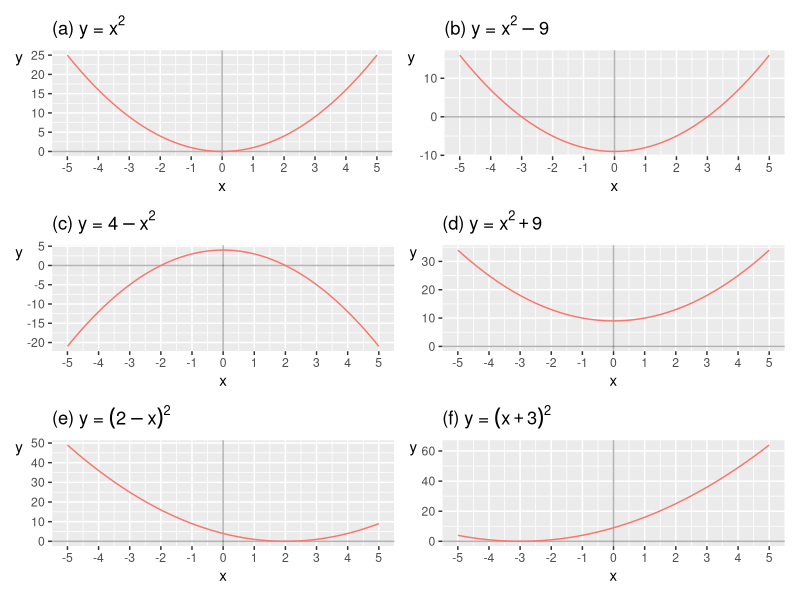
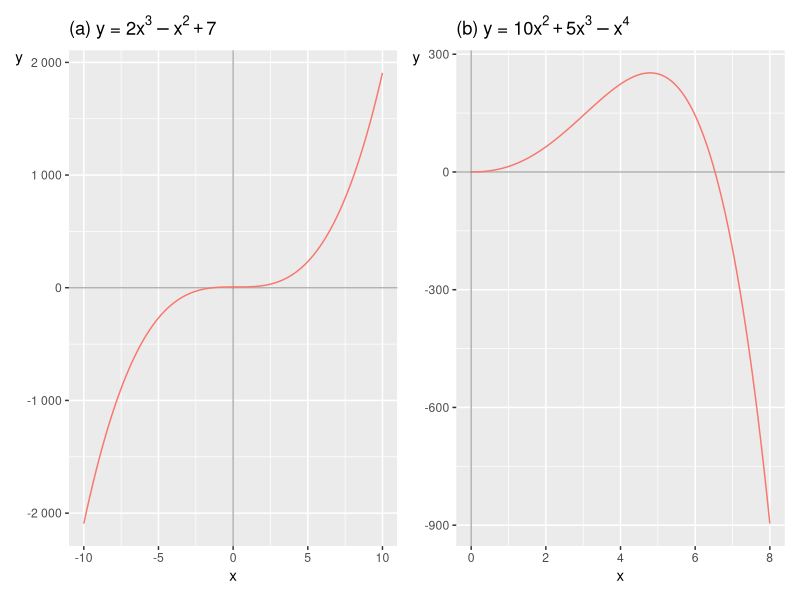
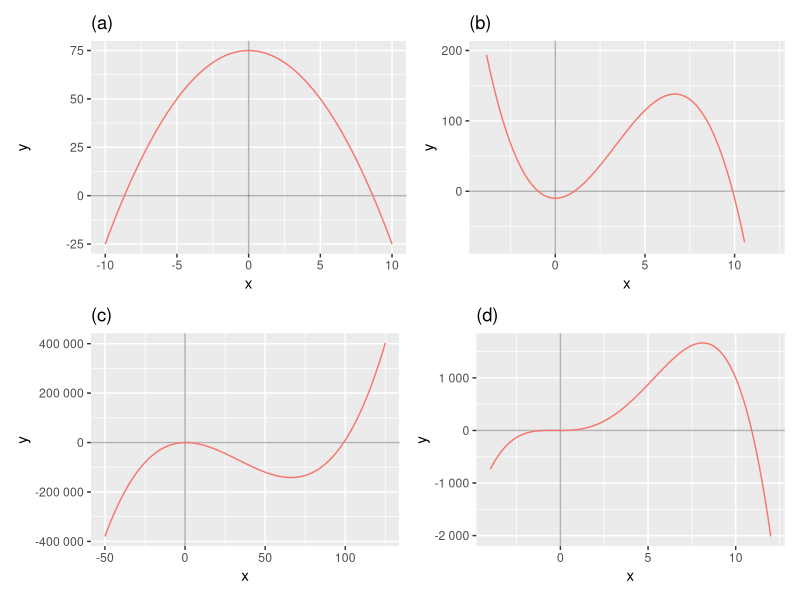

Reproduce these figures in R, in order.
## ---- chunk 1
knitr::opts_chunk$set(echo = FALSE, warning = FALSE, message = FALSE, fig.align = "left")
## ---- chunk 2
library("tidyverse")
library("patchwork")
the_g6 <- ggplot(tibble(x=-5:5), aes(x)) +
  geom_vline(xintercept=0, alpha=.3) +
  geom_hline(yintercept=0, alpha=.3) +
  scale_x_continuous(breaks=-5:5)
th6 <- theme(axis.title.y=element_text(angle=0), text=element_text(size=11))

g_x2_a <- the_g6 + geom_function(fun=function(x) x^2, color="#F8766D") + ggtitle(bquote("(a) y ="~x^2)) + th6
g_x2_b <- the_g6 + geom_function(fun=function(x) x^2-9, color="#F8766D") + ggtitle(bquote("(b) y ="~x^2-9)) + th6
g_x2_c <- the_g6 + geom_function(fun=function(x) 4-x^2, color="#F8766D") + ggtitle(bquote("(c) y ="~4-x^2)) + th6
g_x2_d <- the_g6 + geom_function(fun=function(x) x^2+9, color="#F8766D") + ggtitle(bquote("(d) y ="~x^2+9)) + th6
g_x2_e <- the_g6 + geom_function(fun=function(x) (2-x)^2, color="#F8766D") + ggtitle(bquote("(e) y ="~(2-x)^2)) + th6
g_x2_f <- the_g6 + geom_function(fun=function(x) (x+3)^2, color="#F8766D") + ggtitle(bquote("(f) y ="~(x+3)^2)) + th6

g_x2_plots <- (g_x2_a + g_x2_b) / (g_x2_c + g_x2_d) / (g_x2_e + g_x2_f)
print(g_x2_plots)
## ---- chunk 3
p6b <- ggplot(tibble(x=-10:10), aes(x)) +
  geom_vline(xintercept=0, alpha=.3) +
  geom_hline(yintercept=0, alpha=.3) +
  theme(axis.title.y=element_text(angle=0), text=element_text(size=11)) +
  scale_y_continuous(labels=function(x) format(x, big.mark=" ", scientific=FALSE))

g_poly_1 <- p6b + geom_function(fun=function(x) 2*x^3-x^2+7, color="#F8766D") +
  labs(title=bquote("(a) y ="~2*x^3-x^2+7))
g_poly_2 <- p6b + geom_function(fun=function(x) 10*x^2+5*x^3-x^4, color="#F8766D") +
  xlim(0,8) +
  labs(title=bquote("(b) y ="~10*x^2+5*x^3-x^4))

gpoly <- g_poly_1 + g_poly_2
print(gpoly)
## ---- chunk 4
p6a <- ggplot(tibble(x=0:10), aes(x)) +
  geom_vline(xintercept=0, alpha=.3) +
  geom_hline(yintercept=0, alpha=.3) +
  scale_y_continuous(labels=function(x) format(x, big.mark=" ", scientific=FALSE))

gx2a6 <- p6a + geom_function(fun=function(x) 75-x^2, color="#F8766D") + xlim(-10,10) + labs(title="(a)")
gx2b6 <- p6a + geom_function(fun=function(x) -10+10*x^2-x^3, color="#F8766D") + xlim(-4,12) + ylim(-75,200) + labs(title="(b)")
gx2c6 <- p6a + geom_function(fun=function(x) 100*x-100*x^2+x^3, color="#F8766D") + xlim(-50,125) + labs(title="(c)")
gx2d6 <- p6a + geom_function(fun=function(x) 10*x^2+10*x^3-x^4, color="#F8766D") + xlim(-4,12) + labs(title="(d)")

print((gx2a6 + gx2b6) / (gx2c6 + gx2d6))
